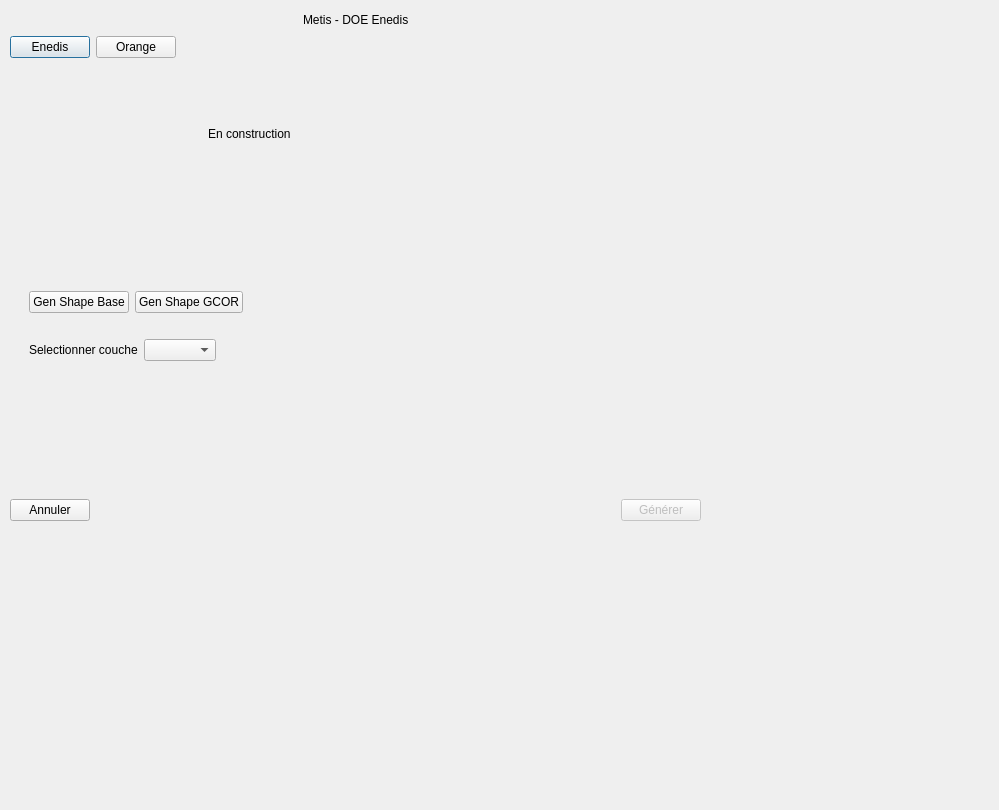
<?xml version="1.0" encoding="UTF-8"?>
<ui version="4.0">
 <class>Metis_Doe_Dialog</class>
 <widget class="QDialog" name="Metis_Doe_Dialog">
  <property name="windowModality">
   <enum>Qt::NonModal</enum>
  </property>
  <property name="geometry">
   <rect>
    <x>0</x>
    <y>0</y>
    <width>999</width>
    <height>810</height>
   </rect>
  </property>
  <property name="windowTitle">
   <string>Metis - DOE</string>
  </property>
  <widget class="QWidget" name="verticalLayoutWidget">
   <property name="geometry">
    <rect>
     <x>0</x>
     <y>0</y>
     <width>711</width>
     <height>531</height>
    </rect>
   </property>
   <layout class="QVBoxLayout" name="verticalLayout">
    <property name="leftMargin">
     <number>10</number>
    </property>
    <property name="topMargin">
     <number>10</number>
    </property>
    <property name="rightMargin">
     <number>10</number>
    </property>
    <property name="bottomMargin">
     <number>10</number>
    </property>
    <item>
     <layout class="QHBoxLayout" name="horizontalLayout">
      <property name="sizeConstraint">
       <enum>QLayout::SetMinimumSize</enum>
      </property>
      <item>
       <spacer name="horizontalSpacer">
        <property name="orientation">
         <enum>Qt::Horizontal</enum>
        </property>
        <property name="sizeHint" stdset="0">
         <size>
          <width>40</width>
          <height>20</height>
         </size>
        </property>
       </spacer>
      </item>
      <item>
       <widget class="QLabel" name="labelDoeTitle">
        <property name="sizePolicy">
         <sizepolicy hsizetype="Minimum" vsizetype="Maximum">
          <horstretch>0</horstretch>
          <verstretch>0</verstretch>
         </sizepolicy>
        </property>
        <property name="text">
         <string>Metis - DOE Enedis</string>
        </property>
       </widget>
      </item>
      <item>
       <spacer name="horizontalSpacer_2">
        <property name="orientation">
         <enum>Qt::Horizontal</enum>
        </property>
        <property name="sizeHint" stdset="0">
         <size>
          <width>40</width>
          <height>20</height>
         </size>
        </property>
       </spacer>
      </item>
     </layout>
    </item>
    <item>
     <layout class="QHBoxLayout" name="horizontalLayout_2">
      <property name="sizeConstraint">
       <enum>QLayout::SetFixedSize</enum>
      </property>
      <item>
       <widget class="QPushButton" name="pushButtonEnedis">
        <property name="sizePolicy">
         <sizepolicy hsizetype="Minimum" vsizetype="Maximum">
          <horstretch>0</horstretch>
          <verstretch>0</verstretch>
         </sizepolicy>
        </property>
        <property name="text">
         <string>Enedis</string>
        </property>
       </widget>
      </item>
      <item>
       <widget class="QPushButton" name="pushButtonOrange">
        <property name="sizePolicy">
         <sizepolicy hsizetype="Minimum" vsizetype="Maximum">
          <horstretch>0</horstretch>
          <verstretch>0</verstretch>
         </sizepolicy>
        </property>
        <property name="text">
         <string>Orange</string>
        </property>
       </widget>
      </item>
      <item>
       <spacer name="horizontalSpacer_3">
        <property name="orientation">
         <enum>Qt::Horizontal</enum>
        </property>
        <property name="sizeHint" stdset="0">
         <size>
          <width>40</width>
          <height>20</height>
         </size>
        </property>
       </spacer>
      </item>
     </layout>
    </item>
    <item>
     <widget class="QFrame" name="frameEnedis">
      <property name="sizePolicy">
       <sizepolicy hsizetype="Preferred" vsizetype="MinimumExpanding">
        <horstretch>0</horstretch>
        <verstretch>0</verstretch>
       </sizepolicy>
      </property>
      <property name="frameShape">
       <enum>QFrame::NoFrame</enum>
      </property>
      <property name="frameShadow">
       <enum>QFrame::Plain</enum>
      </property>
      <widget class="QWidget" name="horizontalLayoutWidget_4">
       <property name="geometry">
        <rect>
         <x>160</x>
         <y>30</y>
         <width>160</width>
         <height>80</height>
        </rect>
       </property>
       <layout class="QHBoxLayout" name="layoutFrameEnedis">
        <item>
         <spacer name="horizontalSpacer_5">
          <property name="orientation">
           <enum>Qt::Horizontal</enum>
          </property>
          <property name="sizeHint" stdset="0">
           <size>
            <width>40</width>
            <height>20</height>
           </size>
          </property>
         </spacer>
        </item>
        <item>
         <widget class="QLabel" name="label">
          <property name="text">
           <string>En construction</string>
          </property>
         </widget>
        </item>
        <item>
         <spacer name="horizontalSpacer_6">
          <property name="orientation">
           <enum>Qt::Horizontal</enum>
          </property>
          <property name="sizeHint" stdset="0">
           <size>
            <width>40</width>
            <height>20</height>
           </size>
          </property>
         </spacer>
        </item>
       </layout>
      </widget>
     </widget>
    </item>
    <item>
     <widget class="QFrame" name="frameOrange">
      <property name="sizePolicy">
       <sizepolicy hsizetype="Preferred" vsizetype="MinimumExpanding">
        <horstretch>0</horstretch>
        <verstretch>0</verstretch>
       </sizepolicy>
      </property>
      <property name="frameShape">
       <enum>QFrame::NoFrame</enum>
      </property>
      <property name="frameShadow">
       <enum>QFrame::Plain</enum>
      </property>
      <widget class="QWidget" name="verticalLayoutWidget_2">
       <property name="geometry">
        <rect>
         <x>19</x>
         <y>9</y>
         <width>461</width>
         <height>146</height>
        </rect>
       </property>
       <layout class="QVBoxLayout" name="layoutFrameOrange">
        <item>
         <layout class="QHBoxLayout" name="horizontalLayout_4">
          <item>
           <widget class="QPushButton" name="pushButtonShapeBase">
            <property name="text">
             <string>Gen Shape Base</string>
            </property>
           </widget>
          </item>
          <item>
           <widget class="QPushButton" name="pushButtonShapeGcor">
            <property name="text">
             <string>Gen Shape GCOR</string>
            </property>
           </widget>
          </item>
          <item>
           <spacer name="horizontalSpacer_7">
            <property name="orientation">
             <enum>Qt::Horizontal</enum>
            </property>
            <property name="sizeHint" stdset="0">
             <size>
              <width>40</width>
              <height>20</height>
             </size>
            </property>
           </spacer>
          </item>
         </layout>
        </item>
        <item>
         <spacer name="verticalSpacer">
          <property name="orientation">
           <enum>Qt::Vertical</enum>
          </property>
          <property name="sizeType">
           <enum>QSizePolicy::Maximum</enum>
          </property>
          <property name="sizeHint" stdset="0">
           <size>
            <width>20</width>
            <height>20</height>
           </size>
          </property>
         </spacer>
        </item>
        <item>
         <layout class="QHBoxLayout" name="horizontalLayout_5">
          <item>
           <widget class="QLabel" name="label_2">
            <property name="text">
             <string>Selectionner couche</string>
            </property>
           </widget>
          </item>
          <item>
           <widget class="QComboBox" name="comboBoxOrangeLayers"/>
          </item>
          <item>
           <spacer name="horizontalSpacer_8">
            <property name="orientation">
             <enum>Qt::Horizontal</enum>
            </property>
            <property name="sizeHint" stdset="0">
             <size>
              <width>40</width>
              <height>20</height>
             </size>
            </property>
           </spacer>
          </item>
         </layout>
        </item>
        <item>
         <spacer name="verticalSpacer_2">
          <property name="orientation">
           <enum>Qt::Vertical</enum>
          </property>
          <property name="sizeHint" stdset="0">
           <size>
            <width>20</width>
            <height>40</height>
           </size>
          </property>
         </spacer>
        </item>
       </layout>
      </widget>
     </widget>
    </item>
    <item>
     <layout class="QHBoxLayout" name="horizontalLayout_3">
      <item>
       <widget class="QPushButton" name="pushButtonCancel">
        <property name="text">
         <string>Annuler</string>
        </property>
       </widget>
      </item>
      <item>
       <spacer name="horizontalSpacer_4">
        <property name="orientation">
         <enum>Qt::Horizontal</enum>
        </property>
        <property name="sizeHint" stdset="0">
         <size>
          <width>40</width>
          <height>20</height>
         </size>
        </property>
       </spacer>
      </item>
      <item>
       <widget class="QPushButton" name="pushButtonGenerate">
        <property name="enabled">
         <bool>false</bool>
        </property>
        <property name="text">
         <string>Générer</string>
        </property>
       </widget>
      </item>
     </layout>
    </item>
   </layout>
  </widget>
 </widget>
 <resources/>
 <connections/>
</ui>
